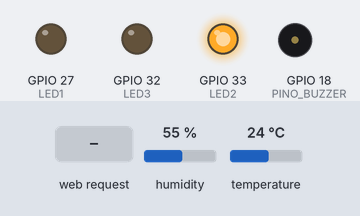
The program below on a simulated ESP32. On the bench: output pins drawn as LEDs (lit = HIGH), buzzer (waves = sounding, pin HIGH). The inputs (shaded band) are chosen by the test bench; at power-on: temperature 24 °C, humidity 55 %. WiFi joins after 1.5 s; servers stay silent unless stated; what the program prints to the serial monitor is not drawn.

Above: at 2.7 s.
2.8 s: temperature set to 28 °C
7.2 s: temperature set to 31 °C
At 10.9 s:
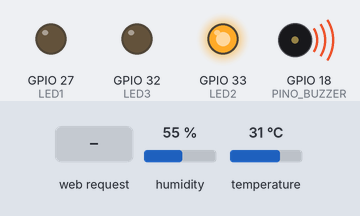
11.5 s: HTTP request GET /automatico received
At 12.3 s:
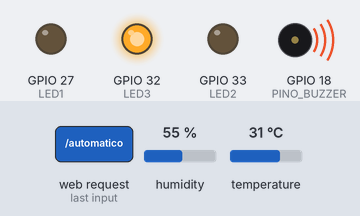
13.0 s: HTTP request GET /desligado received
At 13.5 s:
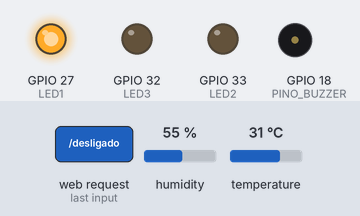
14.5 s: HTTP request GET /ligado received
At 15.5 s:
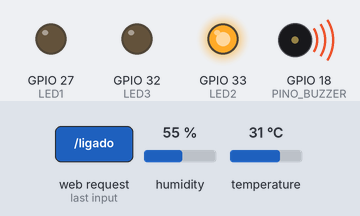
16.0 s: temperature set to 12 °C
At 19.7 s:
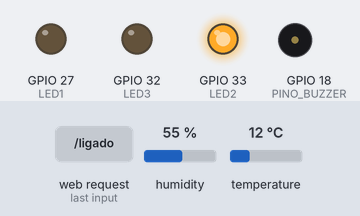
Timing chart, 0 to 21.0 s (numbered marks = the images above; inputs shaded):
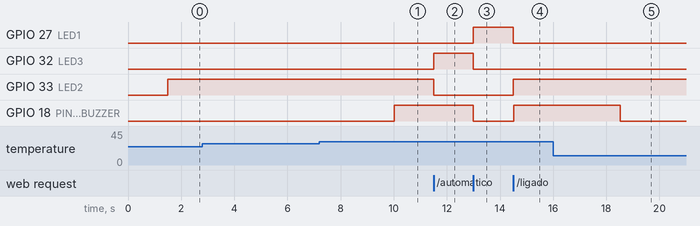

Measured:
- the behaviour switches between 29 and 30 °C on temperature (found by bisection; images 0 and 1)
- after the input at 2.8 s, every drawn part: stays the same
- after the input at 7.2 s, GPIO 18 (PINO_BUZZER): LOW → HIGH after 2.8 s
- after the input at 11.5 s, GPIO 32 (LED3): LOW → HIGH at once; GPIO 33 (LED2): HIGH → LOW at once
- after the input at 13.0 s, GPIO 27 (LED1): LOW → HIGH at once; GPIO 32 (LED3), GPIO 18 (PINO_BUZZER): HIGH → LOW at once
- after the input at 14.5 s, GPIO 27 (LED1): HIGH → LOW at once; GPIO 33 (LED2), GPIO 18 (PINO_BUZZER): LOW → HIGH at once
- after the input at 16.0 s, GPIO 18 (PINO_BUZZER): HIGH → LOW after 2.5 s

The program:

main.cpp
```cpp
#include <Arduino.h>
#include <DHT.h>
#include <WiFi.h>
#include <WebServer.h>
#include "index.h"
#include "ligado.h"
#include "desligado.h"
#include "automatico.h"

const char* ssid = "NOMEDOWIFI";
const char* password = "SENHADOWIFI";

WebServer server(80);

#define DHTPIN 4
#define DHTTYPE DHT11
#define PINO_BUZZER 18

#define LED1 27 //amarelo
#define LED2 33 //verde
#define LED3 32 //azul

#define MODO_DESLIGADO  0
#define MODO_LIGADO     1
#define MODO_AUTOMATICO 2

// Modo atual (0 = Desligado, 1 = Ligado, 2 = Automático)
int modo = MODO_LIGADO;

// Limite de temperatura para acionar o buzzer (em °C)
const float LIMITE_TEMPERATURA = 30.0;
const float LIMITE_DESLIGAR = 28.0;      // temperatura para desligar buzzer e alerta
float temp = 0.0;
float umid = 0.0;

DHT dht(DHTPIN, DHTTYPE);

// Controle de tempo para ler o sensor a cada 2 segundos
unsigned long tempoAnterior = 0;
const unsigned long intervaloLeitura = 2000;

void setup() {
  Serial.begin(115200);

  // pagina inicial
  server.on("/", []() {
    server.send(200, "text/html", pagina_html);
  });

  // quando o usuário entrar em /ligado
  server.on("/ligado", []() {
    modo = MODO_LIGADO; // Muda o modo dos LEDs/sensor para Ligado
    server.send(200, "text/html", pagina_ligado); // Entrega a tela do ligado.h
  });

  //  quando o usuário entrar em /automatico
  server.on("/automatico", []() {
    modo = MODO_AUTOMATICO; // Muda o modo dos LEDs/sensor para Automático
    server.send(200, "text/html", pagina_automatico); // Entrega a tela do automatico.h
  });

  //  quando o usuário entrar em /desligado
  server.on("/desligado", []() {
    modo = MODO_DESLIGADO; // Muda o modo dos LEDs/sensor para Desligado
    server.send(200, "text/html", pagina_desligado); // Entrega a tela do desligado.h
  });

  // rota que entrega a temperatura e umidade em tempo real (JSON)
  server.on("/dados", []() {
    String json = "{\"temperatura\":" + String(temp, 1) + ",\"umidade\":" + String(umid, 1) + "}";
    server.send(200, "application/json", json);
  });

WiFi.begin(ssid, password);
while (WiFi.status() != WL_CONNECTED) {
  delay(500);
  Serial.print(".");
}
Serial.print("\nConectado! IP da ESP32: ");
Serial.println(WiFi.localIP());

  server.begin();


  pinMode(PINO_BUZZER, OUTPUT);
  pinMode(LED1, OUTPUT);
  pinMode(LED2, OUTPUT);
  pinMode(LED3, OUTPUT);

  // buzzer começa desligado
  digitalWrite(PINO_BUZZER, LOW);

  // inicia o sensor
  dht.begin();

  Serial.println("Sistema iniciado!");
}

void loop() {
  server.handleClient();

  unsigned long tempoAtual = millis();

  switch (modo) {
    case MODO_DESLIGADO:
      // Apenas 1 LED ligado e buzzer desligado
      digitalWrite(LED1, HIGH);
      digitalWrite(LED2, LOW);
      digitalWrite(LED3, LOW);
      digitalWrite(PINO_BUZZER, LOW);
      break;

    case MODO_LIGADO:
      // LED 2 ligado
      digitalWrite(LED1, LOW);
      digitalWrite(LED2, HIGH);
      digitalWrite(LED3, LOW);

      // Lê e mostra temperatura e umidade a cada 2 segundos
      if (tempoAtual - tempoAnterior >= intervaloLeitura) {
        tempoAnterior = tempoAtual;

        float umidade = dht.readHumidity();
        float temperatura = dht.readTemperature();

        if (isnan(temperatura) || isnan(umidade)) {
          Serial.println("Erro ao ler o sensor DHT11!");
        } else {
          temp = temperatura;
          umid = umidade;

          // Apita o buzzer se a temperatura for igual ou superior ao limite
        if (temperatura >= LIMITE_TEMPERATURA) {
            digitalWrite(PINO_BUZZER, HIGH);
        } else {
            digitalWrite(PINO_BUZZER, LOW);
          }
        }
      }
      break;

    case MODO_AUTOMATICO:
     // Led 3 ligado
      digitalWrite(LED1, LOW);
      digitalWrite(LED2, LOW);
      digitalWrite(LED3, HIGH);

      // Lê e mostra temperatura e umidade a cada 2 segundos
      if (tempoAtual - tempoAnterior >= intervaloLeitura) {
        tempoAnterior = tempoAtual;

        float umidade = dht.readHumidity();
        float temperatura = dht.readTemperature();

        if (isnan(temperatura) || isnan(umidade)) {
          Serial.println("Erro ao ler o sensor DHT11!");
        } else {
          temp = temperatura;
          umid = umidade;

          // controle do buzzer no modo automático
        if (temperatura >= LIMITE_TEMPERATURA) {
          digitalWrite(PINO_BUZZER, HIGH);
          } else if (temperatura <= LIMITE_DESLIGAR) {
          digitalWrite(PINO_BUZZER, LOW);
          }
        }
      }
      break;

    default:
      digitalWrite(LED1, LOW);
      digitalWrite(LED2, LOW);
      digitalWrite(LED3, LOW);
      digitalWrite(PINO_BUZZER, LOW);
      break;
  }
}
```

automatico.h
```cpp
#ifndef AUTOMATICO_H
#define AUTOMATICO_H

#include <Arduino.h>

const char pagina_automatico[] PROGMEM = R"rawliteral(
<!DOCTYPE html>
<html lang="pt-br">
<head>
    <meta charset="UTF-8">
    <meta name="viewport" content="width=device-width, initial-scale=1.0">

    <title>Modo Automático</title>

    <!-- Icones Lucide -->
    <script src="https://unpkg.com/lucide@latest/dist/umd/lucide.js"></script>

    <!-- Fonte Sora e CSS -->
    <style>
        @import url('https://fonts.googleapis.com/css2?family=Sora:wght@100..800&display=swap');

        body {
            background-color: #D0D0D0;
            min-height: 100vh;
            display: flex;
            flex-direction: column;
            justify-content: center;
            align-items: center;
            margin: 0;
            padding: 20px;
            box-sizing: border-box;
        }

        .monitoramento {
            font-family: 'Sora', sans-serif;
            font-weight: 800;
            font-size: 30px;
            text-align: center;
            position: relative;
            top: -22px;
        }

        /* IDENTIFICACAO DO MODO AUTOMATICO */
        .modo-automatico {
            position: relative;
            top: -40px;
            font-family: 'Sora', sans-serif;
            font-weight: 700;
            font-size: 20px;
            display: flex;
            align-items: center;
            gap: 6px;
            width: fit-content;
            background-color: #B7D8F5;
            color: #070000;
            padding: 12px 6px;
            border-radius: 12px;
            text-align: center;
            margin: 0 auto;
            border: 1px solid #15518A;
        }

        .modo-automatico svg {
            width: 20px !important;
            height: 20px !important;
        }

        /* AVISO */
        .aviso-automatico {
            font-family: 'Sora', sans-serif;
            color: #15518A;
            font-size: 16px;
            font-weight: 600;
            text-align: center;
            margin: 0 0 25px;
        }

        /* CARDS DE TEMPERATURA E UMIDADE */
        .cards-meio {
            display: flex;
            flex-direction: row;
            justify-content: center;
            align-items: stretch;
            gap: 20px;
            flex-wrap: wrap;
        }

        .meio-temperatura,
        .meio-umidade {
            background-color: white;
            border: 1px solid #BDBDBD;
            border-radius: 20px;
            padding: 20px;
            width: 250px;
            height: 150px;
            box-sizing: border-box;
        }

        .meio-temperatura svg,
        .meio-umidade svg {
            width: 100% !important;
            height: 20px !important;
            color: #666666;
            stroke: #666666;
        }

        .texto-temperatura,
        .texto-umidade {
            font-family: 'Sora', sans-serif;
            font-size: 80%;
            font-weight: 400;
            color: #666666;
            display: flex;
            margin-top: 2%;
            align-items: center;
            justify-content: center;
        }

        .valor-temperatura,
        .valor-umidade {
            font-family: 'Sora', sans-serif;
            font-size: 50px;
            font-weight: 700;
            color: #000000;
            display: flex;
            align-items: center;
            height: 80px;
            text-align: center;
            justify-content: center;
        }

        /* TROCA DE OPERACAO */
        .troca-operacao {
            font-family: 'Sora', sans-serif;
            font-weight: 400;
            font-size: 25px;
            align-self: flex-start;
            margin: 35px 0 20px 40px;
        }

        /* CARDS DOS MODOS */
        .card-fim {
            display: flex;
            flex-direction: column;
            align-items: flex-start;
            gap: 15px;
            align-self: flex-start;
            margin-left: 40px;
            max-width: calc(100% - 40px);
        }

        .fim-ligado,
        .fim-automatico,
        .fim-desligado {
            display: flex;
            align-items: center;
            gap: 12px;
            width: 600px;
            max-width: 100%;
            padding: 20px;
            box-sizing: border-box;
            background-color: white;
            border: 1px solid #BDBDBD;
            border-radius: 15px;
            font-family: 'Sora', sans-serif;
            font-size: 16px;
            font-weight: 600;
            cursor: pointer;
        }

        .fim-automatico {
            background-color: #B7D8F5;
            border-color: #15518A;
        }

        .fim-ligado a,
        .fim-automatico a,
        .fim-desligado a {
            color: inherit;
            text-decoration: none;
        }

        @media (max-width: 700px) {
            .monitoramento {
                font-size: 24px;
            }

            .troca-operacao,
            .card-fim {
                align-self: center;
                margin-left: 0;
            }

            .fim-ligado,
            .fim-automatico,
            .fim-desligado {
                width: 100%;
            }
        }
    </style>
</head>

<body>
    <h1 class="monitoramento">Monitoramento do Ambiente</h1>

    <div class="modo-automatico">
        <i data-lucide="refresh-cw"></i>
        AUTOMÁTICO
    </div>

    <p class="aviso-automatico">
        Monitoramento automático ativo.
    </p>

    <div class="cards-meio">
        <div class="meio-temperatura">
            <i data-lucide="thermometer"></i>
            <span class="valor-temperatura">00°C</span>
            <span class="texto-temperatura">Temperatura</span>
        </div>

        <div class="meio-umidade">
            <i data-lucide="droplets"></i>
            <span class="valor-umidade">00%</span>
            <span class="texto-umidade">Umidade</span>
        </div>
    </div>
    <div class="alerta" style="display:none; background:#ffcccc; color:#900; padding:10px; margin-top:15px; border-radius:8px; text-align:center; font-weight:600;">Temperatura alta! Buzzer ativado.</div>

    <h2 class="troca-operacao">Trocar modo de operação</h2>

    <div class="card-fim">
        <div class="fim-ligado" onclick="window.location.href='/ligado'">
            <i data-lucide="power"></i>
            LIGADO
        </div>

        <div class="fim-desligado" onclick="window.location.href='/desligado'">
            <i data-lucide="power-off"></i>
            DESLIGADO
        </div>
    </div>

    <script>
        lucide.createIcons();

        function atualizarLeituras() {
            fetch('/dados')
                .then(resposta => resposta.json())
                .then(dados => {
                    document.querySelector('.valor-temperatura').innerText = dados.temperatura + "°C";
                    document.querySelector('.valor-umidade').innerText = dados.umidade + "%";
                    const alerta = document.querySelector('.alerta');
                    if (dados.temperatura > 30) {
                        alerta.style.display = 'block';
                    } else if (dados.temperatura <= 28) {
                        alerta.style.display = 'none';
                    }
                })
                .catch(erro => console.log("Erro:", erro));
        }

        setInterval(atualizarLeituras, 2000);
        atualizarLeituras();
    </script>
</body>
</html>
)rawliteral";

#endif
```

desligado.h
```cpp
#ifndef DESLIGADO_H
#define DESLIGADO_H

#include <Arduino.h>

const char pagina_desligado[] PROGMEM = R"rawliteral(
<!DOCTYPE html>
<html lang="pt-br">
<head>
    <meta charset="UTF-8">
    <meta name="viewport" content="width=device-width, initial-scale=1.0">

    <title>Modo Desligado</title>

    <!-- Icones Lucide -->
    <script src="https://unpkg.com/lucide@latest/dist/umd/lucide.js"></script>

    <!-- Fonte Sora e CSS -->
    <style>
        @import url('https://fonts.googleapis.com/css2?family=Sora:wght@100..800&display=swap');

        /* PAGINA DE MONITORAMENTO */
        body {
            background-color: #D0D0D0;
            min-height: 100vh;
            display: flex;
            flex-direction: column;
            justify-content: center;
            align-items: center;
        }

        .monitoramento {
            font-family: 'Sora', sans-serif;
            font-weight: 800;
            font-size: 30px;
            position: relative;
            top: -22px;
        }

        /* IDENTIFICACAO DO MODO DESLIGADO */
        .modo-desligado {
            position: relative;
            top: -40px;
            font-family: 'Sora', sans-serif;
            font-weight: 700;
            font-size: 20px;
            display: flex;
            align-items: center;
            gap: 6px;
            width: fit-content;
            background-color: #F5B5B5;
            color: #070000;
            padding: 12px 6px;
            border-radius: 12px;
            text-align: center;
            margin: 0 auto;
            border: 1px solid #9C0000;
        }

        .modo-desligado i {
            display: flex;
            align-items: center;
            justify-content: center;
        }

        .modo-desligado svg {
            width: 20px !important;
            height: 20px !important;
            flex-shrink: 0;
            display: block;
            transform: translateY(-1px);
        }

        /* AVISO DE DESLIGADO */
        .aviso-desligado
        {
            display: flex;
            font-family: 'Sora', sans-serif;
            color:#ff0000
        }

        /* TROCA DE OPERACAO */
        .troca-operacao {
            display: flex;
            font-family: 'Sora', sans-serif;
            font-weight: 200;
            font-size: 30px;
            align-items: flex-start;
            gap: 15px;
            align-self: flex-start;
            margin-left: 40px;
        }

        /* CARDS DOS MODOS */
        .card-fim {
            display: flex;
            flex-direction: column;
            align-items: flex-start;
            gap: 15px;
            align-self: flex-start;
            margin-left: 40px;
        }

        .fim-ligado,
        .fim-automatico,
        .fim-desligado {
            display: flex;
            align-items: center;
            justify-content: flex-start;
            gap: 12px;
            width: 600px;
            padding: 20px;
            box-sizing: border-box;
            background-color: white;
            border: 1px solid #BDBDBD;
            border-radius: 15px;
            font-family: 'Sora', sans-serif;
            font-size: 16px;
            font-weight: 600;
            cursor: pointer;
        }

    </style>
</head>

<body>
    <h1 class="monitoramento">Monitoramento do Ambiente</h1>

    <div class="modo-desligado">
        <i data-lucide="power-off"></i>
        DESLIGADO
    </div>

    <p class="aviso-desligado">
        Sensor desligado. Não há medições sendo realizadas.
    </p>

    <h2 class="troca-operacao">Trocar modo de operação</h2>

    <div class="card-fim">
        <div class="fim-ligado" onclick="window.location.href='/ligado'">
            <i data-lucide="power"></i>
            LIGADO
        </div>

        <div class="fim-automatico" onclick="window.location.href='/automatico'">
            <i data-lucide="refresh-cw"></i>
            AUTOMÁTICO
        </div>
    </div>

    <script>
        lucide.createIcons();
    </script>
</body>
</html>
)rawliteral";

#endif
```

Source omitted: index.h (3374 bytes), ligado.h (6254 bytes)
